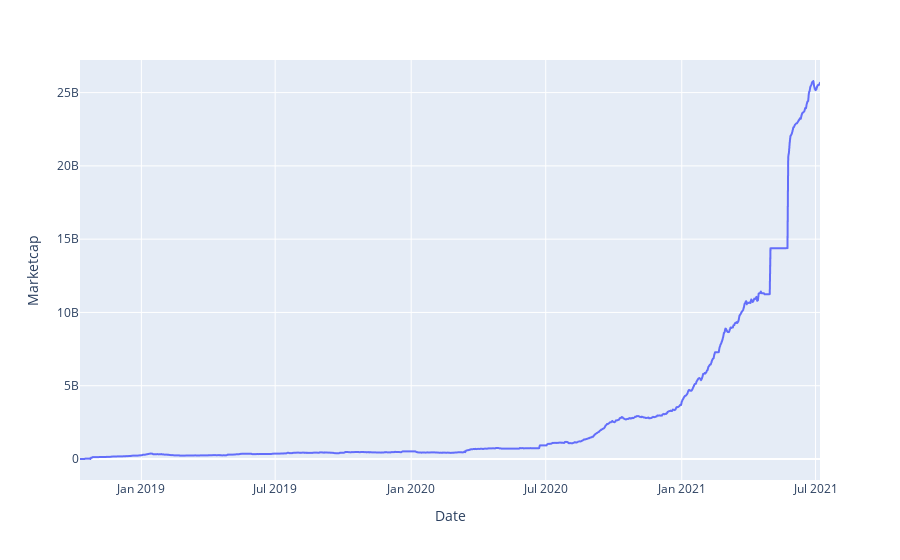

The cell this chart's notebook holds for it:
### Code cell
fig = px.line(data, x='Date', y="Marketcap")
fig.show();

### Figure 1 — Plotly figure (JSON) as saved in the notebook; plotly's stock layout.template omitted (floating-point values rounded to 4 significant figures; data arrays with more than 128 entries replaced by an {"elided": "..."} marker saying what was removed)
{"data": [{"hovertemplate": "Date=%{x}<br>Marketcap=%{y}<extra></extra>", "legendgroup": "", "line": {"color": "#636efa", "dash": "solid"}, "marker": {"symbol": "circle"}, "mode": "lines", "name": "", "showlegend": false, "x": {"elided": "1002 str values"}, "xaxis": "x", "y": {"elided": "1002 float values"}, "yaxis": "y", "type": "scattergl"}], "layout": {"xaxis": {"anchor": "y", "domain": [0, 1], "title": {"text": "Date"}}, "yaxis": {"anchor": "x", "domain": [0, 1], "title": {"text": "Marketcap"}}, "legend": {"tracegroupgap": 0}, "margin": {"t": 60}}}
